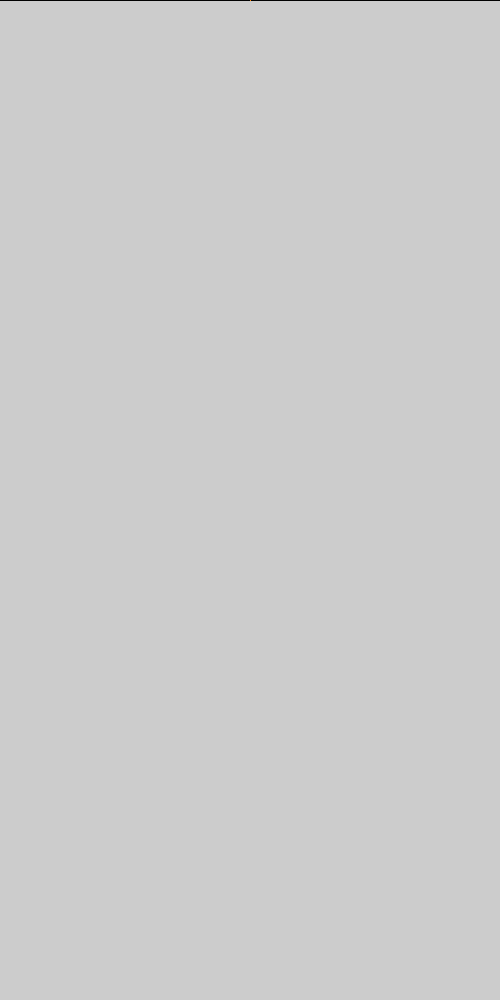
Frame 1 (no input)
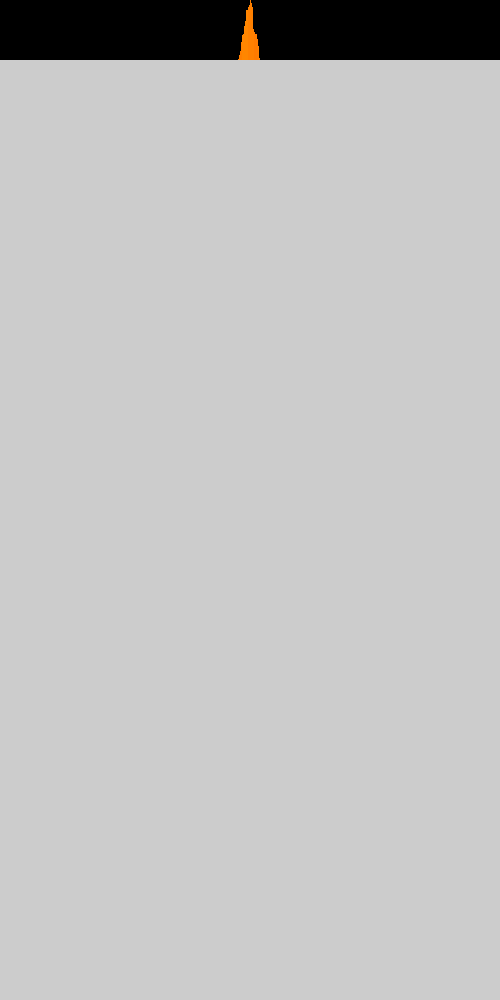
Frame 60 (the mouse pressed at the canvas centre just before this capture)
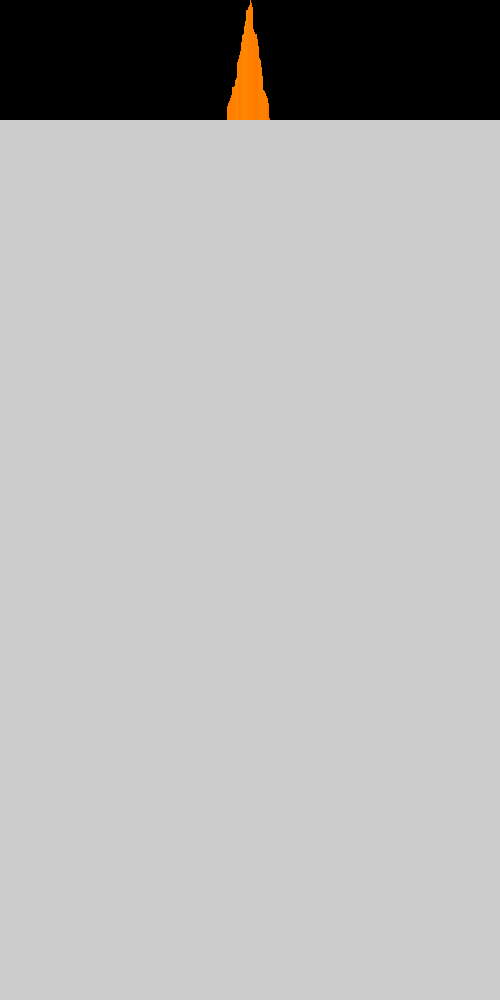
Frame 120 (the mouse held since frame 60 and released just before this capture)

The Processing sketch that drew these frames (run headless with seeded random() and noise(); from frame 60 on, the mouse is pressed at the canvas centre):

// Processing sketch: automat_wzrost1D_4w
// ── automat_wzrost1D_4w.pde
// Jednowymiarowy, probabilistyczny automat komórkowy 
//  (najprostsza symulacja CA w postaci funkcyjnej) 
//-//////////////////////////////////////////////////////////////////////////////////////////
float Mutat=0.2; //Poziom mutacji koloru
int WorldSize=500; //Ile chcemy elementów w linii?

int[] World=new int[WorldSize]; //Tworzenie tablicy - w Processingu zawsze za pomocą alokacji
                               //Tablica jest obiektem o predefiniowanej klasie
                               // - ma swoje metody ;-) i atrybuty dostępne w notacji kropkowej

void setup()
{
size(500,1000);    //Okno bardziej pionowe niż poziome 
noSmooth();
//for(int i=0;i<World.length;i++) //Zerowanie tablicy - gdyby było potrzebne.
//    World[i]=0;                 //W tej wersji Processingu nie jest 

World[WorldSize/2]=128; //Zarodek automatu
}


int t=0; //Licznik czasu czyli kroków
void draw()
{
  if(t>999) return; //Poza ekranem - nic już nie ma do narysowania 
  
  for(int i=0;i<World.length;i++) //Wizualizacja czyli "rysowanie na ekranie" 
  {                              //`length` to atrybut aktualnej długości tablicy 
    if(World[i]>0) stroke(255,World[i],0); //Żółtawy
    else           stroke(0,0,-World[i]); //Niebieski
    point(i,t);                  //Stan automatu w chwili t w t-tej linii okna
  }
  
  int N=World.length/3; //Najwyżej 1/n komórek zmienia swój stan w kroku czasu
  for(int j=0;j<N;j++) //Zmiana stanu automatu
  {
       int i=int(random(World.length)); //Funkcja random() produkuje float, więc trzeba zmienić
                                       // typ wyniku czyli obciąć część ułamkową
       if( World[i]==0 )
       {
          //Reguła - jeśli masz żywego sąsiada stajesz się żywy
          //Co zrobić z "brzegami świata"? 
          int right = (i+1) % WorldSize; //Można zrobić liczenie indeksów sąsiadów       
          int left  = (WorldSize+i-1) % WorldSize; //z zawijaniem dzięki reszcie z dzielenia
          World[i]=( random(2)<1 ? World[right] : World[left] ); //Jak wylosuje 0 to się nic nie zmienia 
          if(  World[i]>0 && random(1.0) < Mutat ) //Jak już jest żywy to może zmutować
               World[i]+=int(random(21))-10; //Symetrycznie
       }
   }
   
   t++; //Kolejne pokolenie/krok/rok
}
